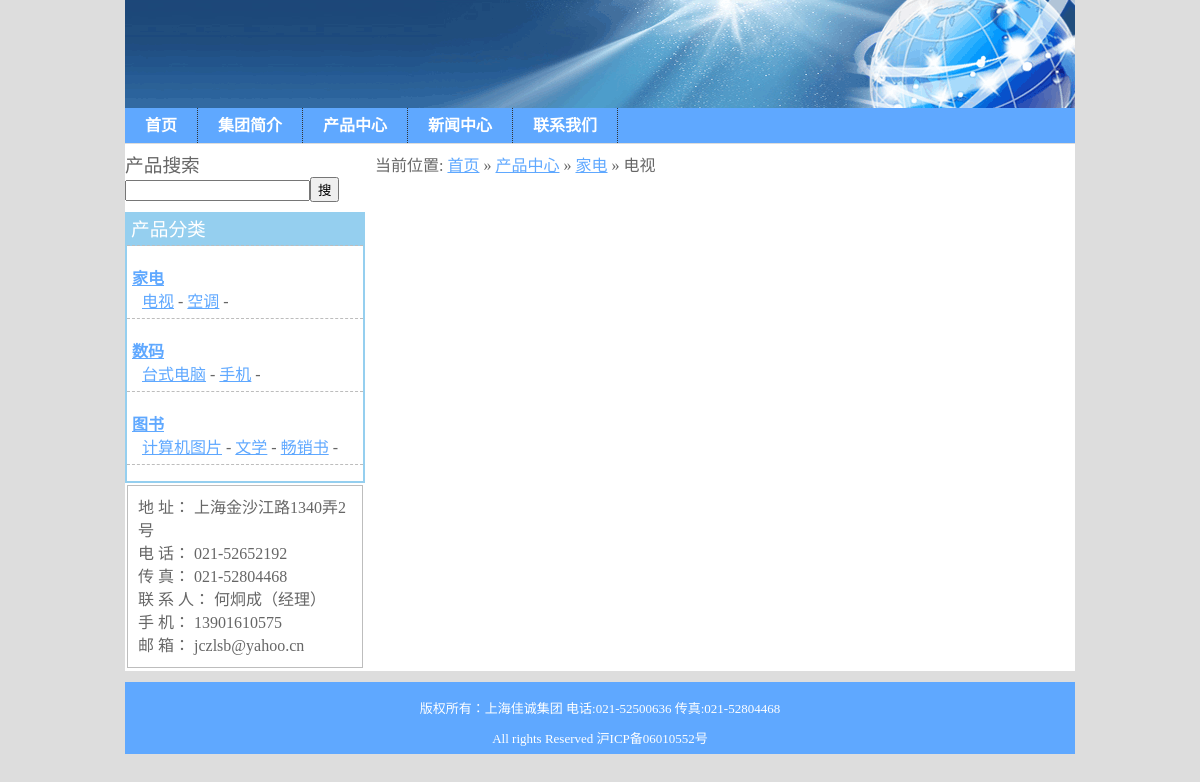
Screenshot of /index.php/products/scategory/1/4 with the database file from the repository.
### tables this page shows
CREATE TABLE `pcategories` (
  `id` int(11) NOT NULL AUTO_INCREMENT,
  `name` varchar(255) NOT NULL,
  `parent_id` int(11) DEFAULT NULL,
  `position` int(11) DEFAULT NULL,
  `created_at` datetime DEFAULT NULL,
  `updated_at` datetime DEFAULT NULL,
  PRIMARY KEY (`id`)
);

### application/core/MY_Controller.php (called while the page is built, shortened)
<?php if ( ! defined('BASEPATH')) exit('No direct script access allowed');
class MY_Controller extends CI_Controller {
    protected $data;
  	protected function render_view($view, $layout="application"){
  	  $this->data["view"] = $view;
  	  $this->load->view("/layouts/".$layout, $this->data);
  	}
}

### application/controllers/products.php (called while the page is built, shortened)
<?php if ( ! defined('BASEPATH')) exit('No direct script access allowed');
class Products extends MY_Controller {
    function scategory(){
        $this->data["current_root_category"] = $this->db->query("select p.id, p.name from pcategories p where p.id=".$this->uri->segment(3))->row();
        $this->data["current_sub_category"] = $this->db->query("select p.id, p.name from pcategories p where p.id=".$this->uri->segment(4))->row();
        $this->render_view('products/scategory_view');
    }
}

### index.php (called while the page is built, shortened)
<?php
require_once BASEPATH.'core/CodeIgniter'.EXT;

### application/models/product_model.php (called while the page is built, shortened)
<?php if ( ! defined('BASEPATH')) exit('No direct script access allowed');
class Product_model extends CI_Model {
    function get_root_categories(){
      $query = $this->db->query("select id, name from pcategories where parent_id is null or parent_id=0;");
      return $query->result();
    }
    function get_child_category($id){
      $query = $this->db->query("select id, name from pcategories where parent_id=$id;");
      return $query->result();
    }
}

### application/views/products/scategory_view.php (the view, shortened to what this page needs)
<div id="sidebar">
    <div id="product_search" style="margin-bottom:10px;">
      <h3>产品搜索</h3>
      <form id="search_form" method="get"><input id="keywords" type="text" name="keywords" /><button type="submit">搜</button></form>
    </div>
  <div id="product_categories" style="border:2px solid #95CFEF">
  <h3 style="background:#95CFEF;color:#FFF;padding:4px;">产品分类</h3>
  <div class="categories">
  <?php $categories = $this->product->get_root_categories(); ?>
  <?php foreach($categories as $category): ?>
    <dl style="border-bottom:1px dashed #BDBDBD;padding:5px;">
      <dt class="category" style="font-weight:bold;">
       <?php echo anchor("/products/category/".$category->id, strip_tags($category->name)); ?>
       </dt>
    <?php $sub_categories = $this->product->get_child_category($category->id); ?>
      <dd class="sub_category">
      <?php foreach($sub_categories as $sub_category): ?>
         <?php echo anchor("/products/scategory/".$category->id."/".$sub_category->id, strip_tags($sub_category->name)); ?> -
      <?php endforeach; ?>
      </dd>
    </dl>
  <?php endforeach; ?>
  </div>
  </div>
  <div id="contact_info">
      地 址： 上海金沙江路1340弄2号<br />
      电 话： 021-52652192<br />
      传 真： 021-52804468<br />
      联 系 人： 何炯成（经理） <br />
      手 机： 13901610575 <br />
      邮 箱： jczlsb@yahoo.cn <br />
  </div>
</div>
<div id="main">
    <div class="breadcrumb">当前位置: <a href="<?php echo base_url(); ?>">首页</a> &raquo; <a href="<?php echo site_url('products'); ?>">产品中心</a> &raquo; <a href="<?php echo site_url('products/category/'.$current_root_category->id); ?>"><?php echo $current_root_category->name; ?></a> &raquo; <?php echo $current_sub_category->name; ?></div>
  <div class="clear"></div>
</div>

### assets/stylesheets/application.css (style rules this page uses)
h1, h2, h3, h4, h5, h6 { margin:0; padding:0; font-weight: normal; }
a { color: #5FA8FF; }
body { background-color: #ddd; color: #666666; line-height: 23px; margin:0;padding: 0; }
#sidebar { width: 240px; float:left ; }
#main { width:700;margin-left:250px;min-height: 400px; }
.clear { height:1px; clear:both; }
#contact_info { margin: 2px; padding: 10px; border: 1px solid #BDBDBD; }
#product_categories h3 { border-bottom: 1px dashed #BDBDBD; }
.sub_category { margin-left:10px; }

### rows the page displays
pcategories: id+name "家电", name "家电"
pcategories: name "电视"
pcategories: name "空调"
pcategories: id+name "数码"
pcategories: name "台式电脑"
pcategories: name "手机"
pcategories: id+name "图书"
pcategories: name "计算机图片"
pcategories: name "文学"
pcategories: name "畅销书"
